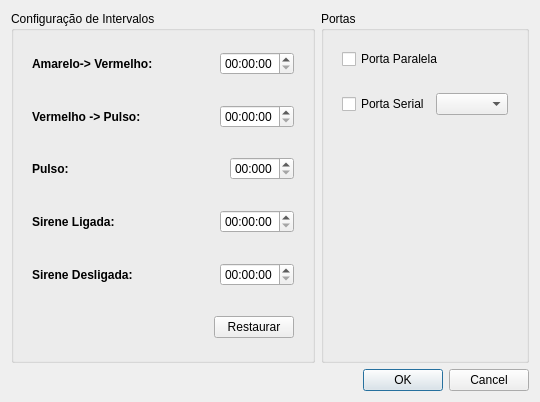
<?xml version="1.0" encoding="UTF-8"?>
<ui version="4.0">
 <class>Configuration</class>
 <widget class="QDialog" name="Configuration">
  <property name="geometry">
   <rect>
    <x>0</x>
    <y>0</y>
    <width>540</width>
    <height>402</height>
   </rect>
  </property>
  <property name="windowTitle">
   <string>Configuração de Portas e Intervalos</string>
  </property>
  <layout class="QGridLayout" name="gridLayout">
   <item row="0" column="0">
    <widget class="QGroupBox" name="groupBox">
     <property name="minimumSize">
      <size>
       <width>291</width>
       <height>0</height>
      </size>
     </property>
     <property name="title">
      <string>Configuração de Intervalos</string>
     </property>
     <property name="flat">
      <bool>true</bool>
     </property>
     <layout class="QVBoxLayout" name="verticalLayout_3">
      <item>
       <widget class="QFrame" name="frame_10">
        <property name="frameShape">
         <enum>QFrame::NoFrame</enum>
        </property>
        <layout class="QHBoxLayout" name="horizontalLayout_10">
         <item>
          <widget class="QLabel" name="label_4">
           <property name="sizePolicy">
            <sizepolicy hsizetype="Preferred" vsizetype="Preferred">
             <horstretch>3</horstretch>
             <verstretch>0</verstretch>
            </sizepolicy>
           </property>
           <property name="font">
            <font>
             <weight>75</weight>
             <bold>true</bold>
            </font>
           </property>
           <property name="text">
            <string>Amarelo-&gt; Vermelho:</string>
           </property>
          </widget>
         </item>
         <item>
          <widget class="QTimeEdit" name="amaToVer_timeEdit">
           <property name="displayFormat">
            <string>hh:mm:ss</string>
           </property>
          </widget>
         </item>
        </layout>
       </widget>
      </item>
      <item>
       <widget class="QFrame" name="frame_11">
        <property name="frameShape">
         <enum>QFrame::NoFrame</enum>
        </property>
        <layout class="QHBoxLayout" name="horizontalLayout_11">
         <item>
          <widget class="QLabel" name="label_5">
           <property name="sizePolicy">
            <sizepolicy hsizetype="Preferred" vsizetype="Preferred">
             <horstretch>3</horstretch>
             <verstretch>0</verstretch>
            </sizepolicy>
           </property>
           <property name="font">
            <font>
             <weight>75</weight>
             <bold>true</bold>
            </font>
           </property>
           <property name="text">
            <string>Vermelho -&gt; Pulso:</string>
           </property>
          </widget>
         </item>
         <item>
          <widget class="QTimeEdit" name="verToPulso_timeEdit">
           <property name="displayFormat">
            <string>hh:mm:ss</string>
           </property>
          </widget>
         </item>
        </layout>
       </widget>
      </item>
      <item>
       <widget class="QFrame" name="frame_12">
        <property name="frameShape">
         <enum>QFrame::NoFrame</enum>
        </property>
        <layout class="QHBoxLayout" name="horizontalLayout_12">
         <item>
          <widget class="QLabel" name="label_6">
           <property name="sizePolicy">
            <sizepolicy hsizetype="Preferred" vsizetype="Preferred">
             <horstretch>3</horstretch>
             <verstretch>0</verstretch>
            </sizepolicy>
           </property>
           <property name="font">
            <font>
             <weight>75</weight>
             <bold>true</bold>
            </font>
           </property>
           <property name="text">
            <string>Pulso:</string>
           </property>
          </widget>
         </item>
         <item>
          <widget class="QTimeEdit" name="pulso_timeEdit">
           <property name="displayFormat">
            <string>ss:zzz</string>
           </property>
          </widget>
         </item>
        </layout>
       </widget>
      </item>
      <item>
       <widget class="QFrame" name="frame_13">
        <property name="frameShape">
         <enum>QFrame::NoFrame</enum>
        </property>
        <layout class="QHBoxLayout" name="horizontalLayout_13">
         <item>
          <widget class="QLabel" name="label_9">
           <property name="sizePolicy">
            <sizepolicy hsizetype="Preferred" vsizetype="Preferred">
             <horstretch>3</horstretch>
             <verstretch>0</verstretch>
            </sizepolicy>
           </property>
           <property name="font">
            <font>
             <weight>75</weight>
             <bold>true</bold>
            </font>
           </property>
           <property name="text">
            <string>Sirene Ligada:</string>
           </property>
          </widget>
         </item>
         <item>
          <widget class="QTimeEdit" name="sireneLigada_timeEdit">
           <property name="displayFormat">
            <string>hh:mm:ss</string>
           </property>
          </widget>
         </item>
        </layout>
       </widget>
      </item>
      <item>
       <widget class="QFrame" name="frame_14">
        <property name="frameShape">
         <enum>QFrame::NoFrame</enum>
        </property>
        <layout class="QHBoxLayout" name="horizontalLayout_14">
         <item>
          <widget class="QLabel" name="label_11">
           <property name="sizePolicy">
            <sizepolicy hsizetype="Preferred" vsizetype="Preferred">
             <horstretch>3</horstretch>
             <verstretch>0</verstretch>
            </sizepolicy>
           </property>
           <property name="font">
            <font>
             <weight>75</weight>
             <bold>true</bold>
            </font>
           </property>
           <property name="text">
            <string>Sirene Desligada:</string>
           </property>
          </widget>
         </item>
         <item>
          <widget class="QTimeEdit" name="sireneDesligada_timeEdit">
           <property name="displayFormat">
            <string>hh:mm:ss</string>
           </property>
          </widget>
         </item>
        </layout>
       </widget>
      </item>
      <item>
       <widget class="QFrame" name="frame_15">
        <property name="frameShape">
         <enum>QFrame::NoFrame</enum>
        </property>
        <layout class="QHBoxLayout" name="horizontalLayout_15">
         <item>
          <spacer name="horizontalSpacer_8">
           <property name="orientation">
            <enum>Qt::Horizontal</enum>
           </property>
           <property name="sizeHint" stdset="0">
            <size>
             <width>40</width>
             <height>20</height>
            </size>
           </property>
          </spacer>
         </item>
         <item>
          <widget class="QPushButton" name="restore_pushButton">
           <property name="sizePolicy">
            <sizepolicy hsizetype="Fixed" vsizetype="Fixed">
             <horstretch>0</horstretch>
             <verstretch>0</verstretch>
            </sizepolicy>
           </property>
           <property name="text">
            <string>Restaurar</string>
           </property>
          </widget>
         </item>
        </layout>
       </widget>
      </item>
     </layout>
    </widget>
   </item>
   <item row="0" column="1">
    <widget class="QGroupBox" name="groupBox_2">
     <property name="title">
      <string>Portas</string>
     </property>
     <property name="flat">
      <bool>true</bool>
     </property>
     <layout class="QVBoxLayout" name="verticalLayout_4">
      <item>
       <widget class="QFrame" name="frame_3">
        <property name="frameShape">
         <enum>QFrame::NoFrame</enum>
        </property>
        <layout class="QHBoxLayout" name="horizontalLayout_3">
         <item>
          <widget class="QCheckBox" name="checkBox">
           <property name="text">
            <string>Porta Paralela</string>
           </property>
          </widget>
         </item>
        </layout>
       </widget>
      </item>
      <item>
       <widget class="QFrame" name="frame_16">
        <property name="frameShape">
         <enum>QFrame::NoFrame</enum>
        </property>
        <layout class="QHBoxLayout" name="horizontalLayout_16">
         <item>
          <widget class="QCheckBox" name="checkBox_2">
           <property name="text">
            <string>Porta Serial</string>
           </property>
          </widget>
         </item>
         <item>
          <widget class="QComboBox" name="comboBox"/>
         </item>
        </layout>
       </widget>
      </item>
      <item>
       <spacer name="verticalSpacer_2">
        <property name="orientation">
         <enum>Qt::Vertical</enum>
        </property>
        <property name="sizeHint" stdset="0">
         <size>
          <width>20</width>
          <height>40</height>
         </size>
        </property>
       </spacer>
      </item>
     </layout>
    </widget>
   </item>
   <item row="1" column="0" colspan="2">
    <widget class="QDialogButtonBox" name="buttonBox">
     <property name="orientation">
      <enum>Qt::Horizontal</enum>
     </property>
     <property name="standardButtons">
      <set>QDialogButtonBox::Cancel|QDialogButtonBox::Ok</set>
     </property>
    </widget>
   </item>
  </layout>
  <zorder>buttonBox</zorder>
  <zorder>groupBox</zorder>
  <zorder>groupBox_2</zorder>
 </widget>
 <resources/>
 <connections>
  <connection>
   <sender>buttonBox</sender>
   <signal>accepted()</signal>
   <receiver>Configuration</receiver>
   <slot>accept()</slot>
   <hints>
    <hint type="sourcelabel">
     <x>248</x>
     <y>254</y>
    </hint>
    <hint type="destinationlabel">
     <x>157</x>
     <y>274</y>
    </hint>
   </hints>
  </connection>
  <connection>
   <sender>buttonBox</sender>
   <signal>rejected()</signal>
   <receiver>Configuration</receiver>
   <slot>reject()</slot>
   <hints>
    <hint type="sourcelabel">
     <x>316</x>
     <y>260</y>
    </hint>
    <hint type="destinationlabel">
     <x>286</x>
     <y>274</y>
    </hint>
   </hints>
  </connection>
 </connections>
</ui>
